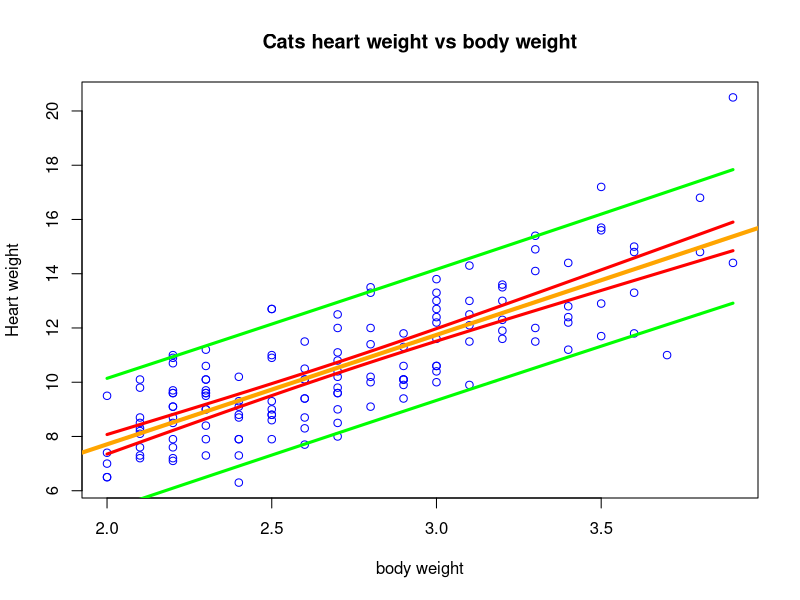
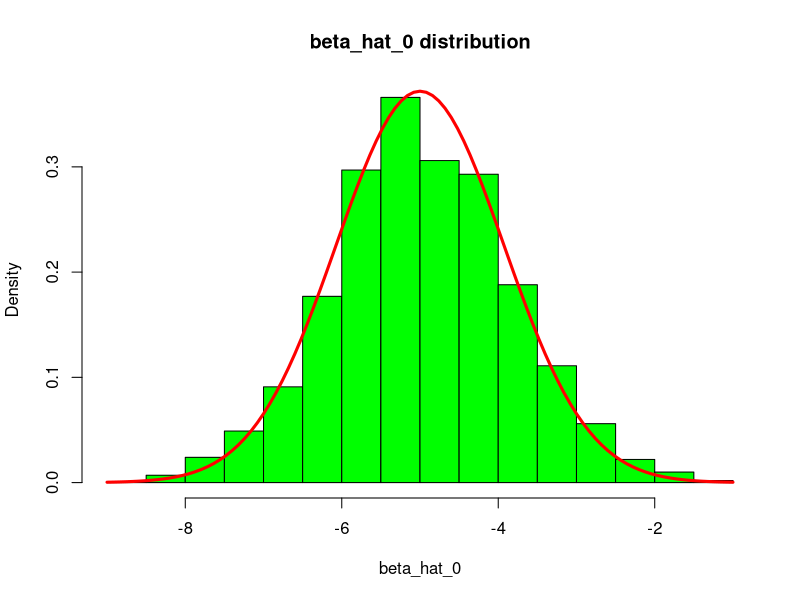
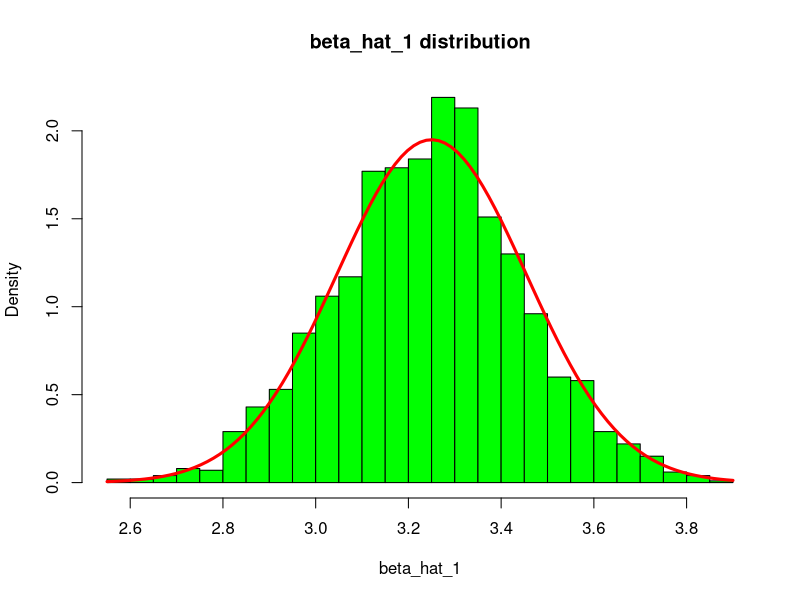

Reproduce these figures in R, in order.
## ---- chunk 1
library(MASS)
cat_model = lm(Hwt~Bwt,data=cats)
## ---- chunk 2
tstatistic = summary(cat_model)$coefficients["Bwt","t value"]
pvalue = summary(cat_model)$coefficients["Bwt","Pr(>|t|)"]
alpha = 0.05
pvalue < alpha
## ---- chunk 3
lower_confint_beta1 = confint(cat_model,level=0.90)[2,1]
upper_confint_beta1 = confint(cat_model,level=0.90)[2,2]
## ---- chunk 4
lower_confint_beta0 = confint(cat_model,level=0.99)[1,1]
upper_confint_beta0 = confint(cat_model,level=0.99)[1,2]
## ---- chunk 5
new_data = data.frame(Bwt = c(2.1,2.8))

a = predict(cat_model,newdata = new_data,interval = c("confidence"),level = 0.99)[1,2]
b = predict(cat_model,newdata = new_data,interval = c("confidence"),level = 0.99)[1,3]
c = predict(cat_model,newdata = new_data,interval = c("confidence"),level = 0.99)[2,2]
d = predict(cat_model,newdata = new_data,interval = c("confidence"),level = 0.99)[2,3]
## ---- chunk 6
new_data1 = data.frame(Bwt = c(2.8,4.2))

e = predict(cat_model,newdata = new_data1,interval = c("prediction"),level = 0.99)[1,2]
f = predict(cat_model,newdata = new_data1,interval = c("prediction"),level = 0.99)[1,3]
g = predict(cat_model,newdata = new_data1,interval = c("prediction"),level = 0.99)[2,2]
h = predict(cat_model,newdata = new_data1,interval = c("prediction"),level = 0.99)[2,3]
## ---- chunk 7
bwt_grid = seq(min(cats$Bwt),max(cats$Bwt),by=0.01)
bwt_ci_band = predict(cat_model,newdata=data.frame(Bwt=bwt_grid),interval = "confidence",level = 0.90)
bwt_pi_band = predict(cat_model,newdata=data.frame(Bwt=bwt_grid),interval = "prediction",level = 0.90)

plot(Hwt ~ Bwt,data=cats,xlab="body weight",ylab="Heart weight",main="Cats heart weight vs body weight",col = "blue")
abline(cat_model,col="orange",lwd=4)

lines(bwt_grid,bwt_ci_band[,2],col ="red",lwd = 3)
lines(bwt_grid,bwt_ci_band[,3],col ="red",lwd = 3)
lines(bwt_grid,bwt_pi_band[,2],col ="green",lwd = 3)
lines(bwt_grid,bwt_pi_band[,3],col ="green",lwd = 3)

## ---- chunk 8
beta1_est = summary(cat_model)$coefficients["Bwt","Estimate"]
std_error = summary(cat_model)$coefficients["Bwt","Std. Error"]
beta1_hyp = 4
test_statistic = (beta1_est-beta1_hyp)/std_error
test_statistic
## ---- chunk 9
p_value = 2 * pt(abs(test_statistic),df=nrow(cats)-2,lower.tail = FALSE)
## ---- chunk 10
alpha_val = 0.05
p_value < alpha_val
## ---- chunk 11
data(Ozone, package = "mlbench")
Ozone = Ozone[, c(4, 6, 7, 8)]
colnames(Ozone) = c("ozone", "wind", "humidity", "temp")
Ozone = Ozone[complete.cases(Ozone), ]
## ---- chunk 12
ozone_wind_model = lm(ozone~wind,data=Ozone)
t_value_wind =summary(ozone_wind_model)$coefficients["wind","t value"]
p_value_wind =summary(ozone_wind_model)$coefficients["wind","Pr(>|t|)"]
alpha_val_wind = 0.01
p_value_wind < alpha_val_wind
## ---- chunk 13
ozone_temp_model = lm(ozone~temp,data=Ozone)
t_value_temp =summary(ozone_temp_model)$coefficients["temp","t value"]
p_value_temp =summary(ozone_temp_model)$coefficients["temp","Pr(>|t|)"]
alpha_val_temp = 0.01
p_value_temp < alpha_val_temp
## ---- chunk 14
birthday = 18760613
set.seed(birthday)
n = 50
x = seq(0, 10, length = n)
## ---- chunk 15
beta_hat_0 = rep(0,2000)
beta_hat_1 = rep(0,2000)

for (i in seq_along(beta_hat_1)) {
  x = runif(n = 50, 0, 10)
  num_obs = 50
  beta_0 = -5
  beta_1 = 3.25
  sigma  = sqrt(16)
  epsilon = rnorm(n = num_obs,mean = 0, sd = sigma)
  y = beta_0 + beta_1 * x + epsilon
  sim_fit = lm(y ~ x)
  beta_hat_0[i] = coef(sim_fit)[1]  
  beta_hat_1[i] = coef(sim_fit)[2]
}

## ---- chunk 16
beta_0
beta_1
## ---- chunk 17
mean_sim_beta0=mean(beta_hat_0)
mean_sim_beta1=mean(beta_hat_1)
## ---- chunk 18
Sxx = sum( (x-mean(x)) ^ 2 )
var_beta0_hat = sigma ^ 2 * (1/n + mean(x)^2/Sxx)
var_beta1_hat = sigma ^ 2 / Sxx
sd_beta0_hat = sqrt(var_beta0_hat)
sd_beta1_hat = sqrt(var_beta1_hat)
## ---- chunk 19
sd_sim_beta0=sd(beta_hat_0)
sd_sim_beta1=sd(beta_hat_1)
## ---- chunk 20
Values = c("True expected value","Mean of simulated values","True SD of actual values","SD of simulated values")
Beta0values = c(beta_0,mean_sim_beta0,sd_beta0_hat,sd_sim_beta0)
Beta1values = c(beta_1,mean_sim_beta1,sd_beta1_hat,sd_sim_beta1)

output = data.frame(Value = Values,beta0 = Beta0values,beta1 = Beta1values)

library(flextable)
library(magrittr)
flextable(output)
## ---- chunk 21
hist(beta_hat_0,col="green",prob="TRUE",breaks=20,main="beta_hat_0 distribution")
curve(dnorm(x,beta_0,sd_beta0_hat),add=TRUE,lwd=3,col="red")
## ---- chunk 22
hist(beta_hat_1,col="green",prob="TRUE",breaks=20,main="beta_hat_1 distribution")
curve(dnorm(x,beta_1,sd_beta1_hat),add=TRUE,lwd=3,col="red")
## ---- chunk 23
birthday = 18760613
set.seed(birthday)
n = 25
x = seq(0, 2.5, length = n)
## ---- chunk 24
beta_hat_1 = rep(0,2500)
s_e        = rep(0,2500)

for (i in seq_along(beta_hat_1)) {
  x = runif(n = 25, 0, 2.5)
  num_obs = 25
  beta_0 = 5
  beta_1 = 2
  sigma  = sqrt(9)
  epsilon = rnorm(n = num_obs,mean = 0, sd = sigma)
  y = beta_0 + beta_1 * x + epsilon
  sim_fit = lm(y ~ x)
  beta_hat_1[i] = coef(sim_fit)[2]
  s_e[i]        = summary((lm(y~x)))$sigma
}

## ---- chunk 25
crit_value_95 =abs( qt((1-0.95)/2, df = n-2) ) 
Sxx           =sum((x- mean(x))^2)
lower_95 = beta_hat_1 - crit_value_95 * s_e / sqrt(Sxx)
upper_95 = beta_hat_1 + crit_value_95  *s_e / sqrt(Sxx)
## ---- chunk 26
cnt = 0
for (i in seq_along(lower_95)) {
if (lower_95[i] < beta_1 & beta_1 < upper_95[i]){ 
  cnt = cnt + 1}
}
total_proportion_95 = cnt/length(lower_95)
## ---- chunk 27
cnt = 0
for (i in seq_along(lower_95)) {
if (lower_95[i] < 0 & 0 < upper_95[i]){ 
  cnt = cnt + 1}
}
total_proportion_0_95 = 1- (cnt/length(lower_95))
## ---- chunk 28
crit_value_99 =abs( qt((1-0.99)/2, df = n-2) ) 
Sxx           =sum((x- mean(x))^2)
lower_99 = beta_hat_1 - crit_value_99 * s_e / sqrt(Sxx)
upper_99 = beta_hat_1 + crit_value_99  *s_e / sqrt(Sxx)
## ---- chunk 29
cnt = 0
for (i in seq_along(lower_99)) {
if (lower_99[i] < beta_1 & beta_1 < upper_99[i]){ 
  cnt = cnt + 1}
}
total_proportion_99 = cnt/length(lower_99)
## ---- chunk 30
cnt = 0
for (i in seq_along(lower_99)) {
if (lower_99[i] < 0 & 0 < upper_99[i]){ 
  cnt = cnt + 1}
}
total_proportion_0_99 = 1- (cnt/length(lower_99))
## ---- chunk 31
calc_pred_int = function(model,newdata,level=0.95){
  
  est_value_95 = predict(model,newdata,interval = "prediction")[1,1]
  lower_value_95 = predict(model,newdata,interval = "prediction")[1,2]
  upper_value_95 = predict(model,newdata,interval = "prediction")[1,3]
  
  est_value_for_parm = (level * est_value_95) / 0.95
  lower_value_for_parm = (level * lower_value_95) / 0.95
  upper_value_for_parm = (level * upper_value_95) / 0.95
  
  c(estimate = est_value_for_parm, 
    lower = lower_value_for_parm, 
    upper = upper_value_for_parm)
}

## ---- chunk 32
newcat_1 = data.frame(Bwt = 4.0)
calc_pred_int(cat_model, newcat_1)
## ---- chunk 33
newcat_2 = data.frame(Bwt = 3.3)
calc_pred_int(cat_model, newcat_2, level = 0.99)
